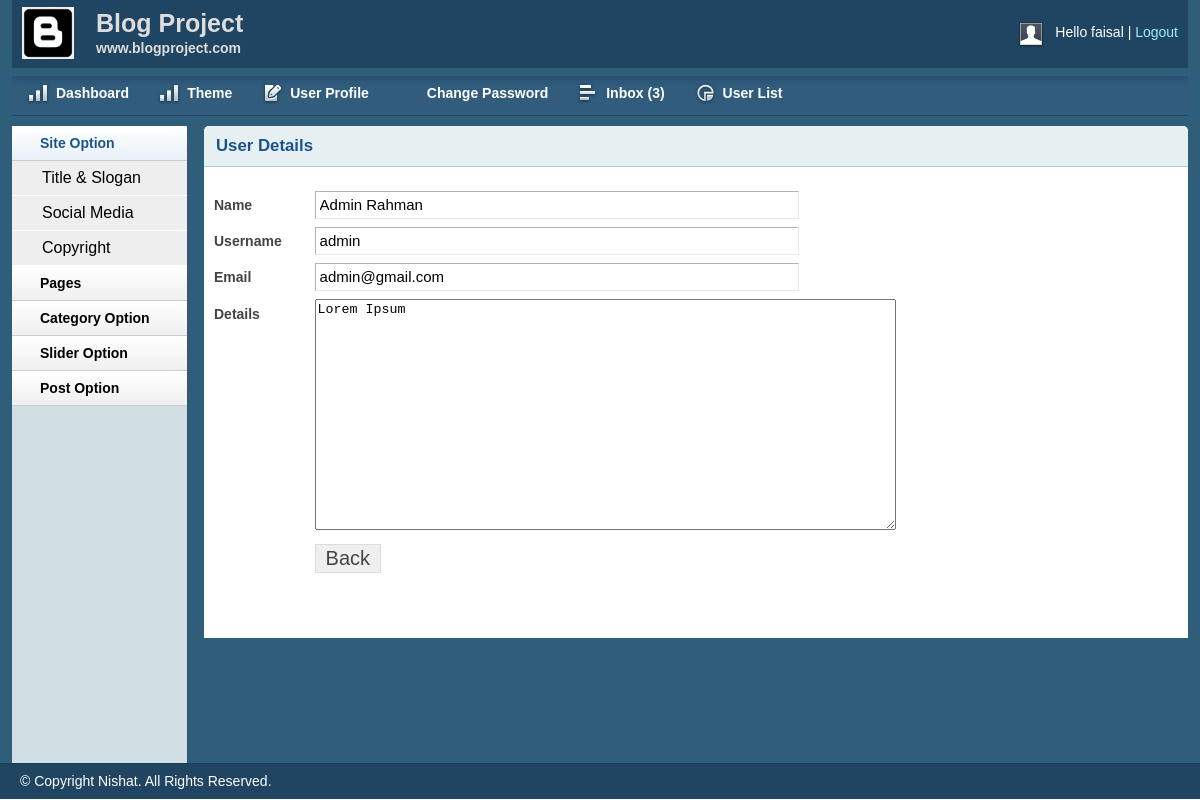
The page /admin/viewuser.php?userid=1 (signed in) on the database its author committed.
### tables this page shows
CREATE TABLE `user` (
  `id` int(11) NOT NULL,
  `name` varchar(255) NOT NULL,
  `username` varchar(50) NOT NULL,
  `password` varchar(32) NOT NULL,
  `email` varchar(255) NOT NULL,
  `details` text NOT NULL,
  `role` int(11) NOT NULL
);

### lib/db.php (called while the page is built, shortened)
<?php
class DB
{
	public $host   = DB_HOST;
	public $user   = DB_USER;
	public $pass   = DB_PASS;
	public $dbname = DB_NAME;
	public $link;
	private function connectDB()
	{
		$this->link = new mysqli($this->host, $this->user, $this->pass, $this->dbname);
	}
	public function select($query)
	{
		$result = $this->link->query($query) or die($this->link->error . __LINE__);
		if ($result->num_rows > 0) {
			return $result;
		} else {
			return false;
		}
	}
}

### admin/viewuser.php (the view, shortened to what this page needs)
<?php
include 'inc/header.php';
include 'inc/sidebar.php';
?>
<?php
if (!isset($_GET['userid']) || $_GET['userid'] == NULL) {
    echo "<script>window.location = 'userlist.php' </script>";
} else {
    $userid = $_GET['userid'];
}
?>
<div class="grid_10">
    <div class="box round first grid">
        <h2>User Details</h2>
        <div class="block">
            <?php
            $query = "select * from user where id='$userid'";
            $user = $db->select($query);
            if ($user) {
                foreach ($user as $value) {
            ?>
            <form action="" method="POST" enctype="multipart/form-data">
                <table class="form">
                    <tr>
                        <td>
                            <label>Name</label>
                        </td>
                        <td>
                            <input readonly type="text" name="name" value="<?php echo $value['name'] ?>"
                                class="medium" />
                        </td>
                    </tr>
                    <tr>
                        <td>
                            <label>Username</label>
                        </td>
                        <td>
                            <input readonly type="text" name="username" value="<?php echo $value['username'] ?>"
                                class="medium" />
                        </td>
                    </tr>
                    <tr>
                        <td>
                            <label>Email</label>
                        </td>
                        <td>
                            <input readonly type="email" name="email" value="<?php echo $value['email'] ?>"
                                class="medium" />
                        </td>
                    </tr>
                    <tr>
                        <td style="vertical-align: top; padding-top: 9px;">
                            <label>Details</label>
                        </td>
                        <td>
                            <textarea readonly rows="15" cols="70" class="tinymce"
                                name="details"><?php echo $value['details'] ?></textarea>
                        </td>
                    </tr>
                    <tr>
                        <td></td>
                        <td>
                            <input type="submit" name="submit" Value="Back" />
                        </td>
                    </tr>
                </table>
            </form>
            <?php
                }
            }
            ?>
        </div>
    </div>
</div>
<?php
include 'inc/footer.php';
?>

### admin/css/layout.css (style rules this page uses)
body { background: #fff none repeat scroll 0 0; color: #444; font-size: 14px; padding: 0; }
h1, h2, h3, h4, h5, h6 { line-height: 1.2em; margin-bottom: .3em; }
h2 { margin-top: 1em; }
.box { background: #fff; margin-bottom: 20px; padding: 10px 10px 10px 10px; margin-left: -8px; }
.box.grid { padding-bottom: 40px; }
.box.round { -moz-border-radius: 5px 5px 0px 0px; -webkit-border-radius: 5px 5px 0px 0px; border-radius: 5px 5px 0px 0px; }
.box h2 { font-size: 1.2em; font-weight: bold; color: #1B548D; background: #E6F0F3; margin: -10px -10px 0 -10px; padding: 10px 12px; border-bottom: 1px solid #B3CBD6; -moz-border-radius: 5px 5px 0px 0px; -webkit-border-radius: 5px 5px 0px 0px; border-radius: 5px 5px 0px 0px; }
.box.first { min-height: 406px; }
.block { padding-top: 20px; }
table.form { width: 100%; }
table.form td { padding: 4px 0px; }
table.form label { font-weight: bold; }
table.form input, table.form select { font-size: 15px; padding: 4px 4px 5px 4px; border-top: 1px solid #b3b3b3; border-left: 1px solid #b3b3b3; border-right: 1px solid #eaeaea; border-bottom: 1px solid #eaeaea; }
table.form input[type="submit"] { border: 1px solid #ddd; color: #444; cursor: pointer; font-size: 20px; padding: 2px 10px; }
input.medium { width: 55%; }
.block { padding-bottom: 1px; }

### rows shown on the page
user: name "Admin Rahman", username "admin", email "admin@gmail.com", details "Lorem Ipsum"

### other values the page prints
Session::get('username') "faisal"
$count "3"
